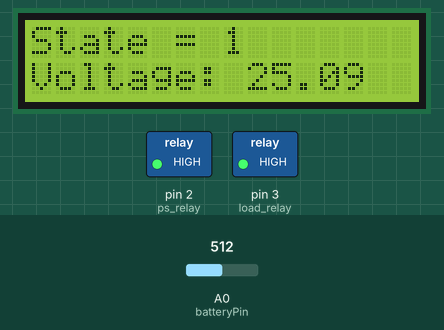
The sketch below on a simulated Arduino Uno, built with avr-gcc and run on an emulated ATmega328P. On the bench: 16×2 character LCD, switched loads named in the sketch (green lamp = pin HIGH). Inputs (shaded band) come from the test bench; at power-on: A0 (batteryPin) = 512. What the sketch prints to the serial monitor is not drawn.

Above: at 0.2 s.
At 30.2 s:
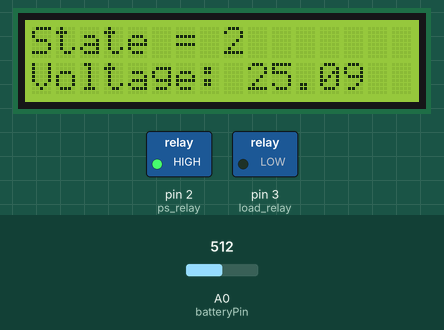
Timing chart, 0 to 31.7 s (numbered marks = the images above):
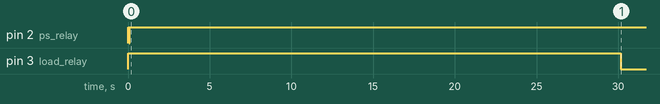

The sketch:

Week_11_battery_tester_WITH_LCD.ino
```cpp
// Battery Charge / Discharge testing code - created 04/03/2023 by Brian Gardner

#include <LiquidCrystal.h>

LiquidCrystal lcd(7, 8, 9, 10, 11, 12); // Set the pins for the LCD display

int ps_relay = 2; //This is the pin that drives the relay for the charging power supply
int load_relay = 3; //This is the pin that drives the load for discharging the battery
int batteryPin = A0; //This identifies the pin used for reading battery voltage
int state = 0; //This sets the state of the machine (three) 0 = charging the battery, 1 = wait and check voltage after charging, 2 = discharge testing, 3 = test complete
int batteryValue; //This is where we temporarily store the value from the A0 line that reads the battery voltage
float voltage;  //This is where we will temporarily store the battery voltage during each iteration of the test
float maths1;  //This is a floating point variable used for temprary math functions
float maths2;  //This is a floating point variable used for temprary math functions
float loadOhms = 2.6; //This is the resistance value of your load in ohms
float watts = 0; //This is where we will track how many watts have been dissapated by the load
int seconds = 0; //This is where we will track how long the test has been running

void setup() {
  // put your setup code here, to run once:


pinMode(ps_relay, OUTPUT); //Tells the IDE that the ps_relay pin is an output
pinMode(load_relay, OUTPUT); //Tells the IDE that the load_relay pin is an output
digitalWrite(ps_relay, HIGH); //if state = 0 then we're chraging the battery from the PS
digitalWrite(load_relay, HIGH); //if state = 0 then we're chraging the battery from the PS
Serial.begin(9600);

lcd.begin(16, 2); // Initialize the LCD display with 16 columns and 2 rows
}

void loop() {
  // put your main code here, to run repeatedly:

  Serial.print("Current State = ");
  Serial.println(state);

  //Print the State to the LCD initally
  lcd.setCursor(0,0); // Set position to the first column of the first row
  lcd.print("State = ");
  lcd.print(state);

  if (state == 0)  {

    Serial.print("Charging - State = ");
    Serial.println(state);  //Lets see what state we're in
    Serial.println("Connecting the charger...");

    //Print the State to the LCD for State  0
    lcd.setCursor(0,0); // Set position to the first row
    lcd.print("State = ");
    lcd.print(state);

    digitalWrite(ps_relay, LOW); //if state = 0 then we're chraging the battery from the PS
    batteryValue = analogRead(batteryPin);  //Read the battery voltage
    voltage = batteryValue * 0.0049;  //calculate battery voltage

    Serial.print("Charging Voltage = ");


    voltage = voltage * 10; //We gotta do this because of our voltage divider network

    Serial.println(voltage);  //Tell the world about that voltage

    //Put the voltage on the Serial Display in the second row
    lcd.setCursor(0,1); // Set position to the second row
    lcd.print("Voltage: ");
    lcd.print(voltage);

    if (batteryValue >= 294) {  //If the battery voltage is greater than or equal to 14.4V then

      Serial.println("Disconnecting the charger");
      digitalWrite(load_relay, HIGH);  //Just making sure the load is disconnected
      digitalWrite(ps_relay, HIGH); //Disconnect the battery and then
      state = 1;  //Change the state to 'resting' and exit the loop
    }
  }

  if (state == 1) {  //we're letting the battery rest for 30 seconds before testing it for early failure and / or moving on

    Serial.print("Resting the battery - State = ");
    Serial.println(state);  //Lets see what state we're in

    //Display State in first row
    lcd.setCursor(0,0); // Set position to the first row
    lcd.print("State = ");
    lcd.print(state);

    delay (30000);
    batteryValue = analogRead(batteryPin);  //Read the battery voltage

    Serial.print("Resting Voltage = ");
    voltage = batteryValue * 0.0049;
    voltage = voltage * 10; //We gotta do this because of our voltage divider network
    Serial.println(voltage);  //Tell the world about that voltage

    if (voltage <= 12.5) {  //If the battery voltage is less than or equal to 12.5V then

        Serial.println("Early Failure");  //Tell the world it failed and then

        //Print "Early Failure" to the LCD if this test fails
        lcd.setCursor(0,1); // Set position to the second row
        lcd.print("Early Failure");

        while(true);  //This gets the arduino stuck in a infinie loop, essentially halting it

    } else {
      state = 2;  //The battery is full enough to run the discharge loop, set the state variable to 2, discharge testing

      Serial.println(state);  //Lets see what state we're in

      //Display State in first row
      lcd.setCursor(0,0); // Set position to the first row
      lcd.print("State = ");
      lcd.print(state);
    }
  }

  if (state == 2) {
    digitalWrite(ps_relay, HIGH);  //Make sure the charger is disconnected
    digitalWrite(load_relay, LOW);  //Turn on the load

    Serial.println("Load connected - Battery Discharging");

    batteryValue = analogRead(batteryPin);  //Read the battery voltage
    voltage = batteryValue * 0.0049; //Convert the battery value to a voltage
    voltage = voltage * 10; //We gotta do this because of our voltage divider network

    Serial.print("Voltage = ");
    Serial.println(voltage);  //Tell the world about that voltage

    //print the voltage to the second row
    lcd.setCursor(0,1); // Set position to the second row
    lcd.print("Voltage: ");
    lcd.print(voltage);

    maths1 = voltage * voltage;  //Part of calculating watts is squaring the voltage
    maths2 = maths1 / loadOhms; //calulate how many watts we've dissapated if nothing changed for one hour
    maths1 = maths2 / 3600; //But, we're checking power dissipation every second, so divide that by 60
    watts = watts + maths1; //We add the power dissipated in the last one second to whatever we had before, accumulating tracked dissipated power
    delay (1000); //We're testing the the battery every second
    seconds++; //Increment seconds by 1

    if (voltage <= 12.5) {  //If the battery voltage is less than or equal to 12.5V then

      state = 3;  //Test complete
      digitalWrite(ps_relay, HIGH);  //Make sure the charger is disconnected
      digitalWrite(load_relay, HIGH);  //Turn on the load

      Serial.println(state);  //Lets see what state we're in    Serial.println("TEST COMLPETE");

      //Display State in first row
      lcd.setCursor(0,0); // Set position to the first row
      lcd.print("State = ");
      lcd.print(state);

      watts = watts + watts;  // 12.5 volts is about %50 discharged so we'll double the watts before telling the user how many watts the battery capacity is

      Serial.print("Watts = ");
      Serial.println(watts);  //Display how many watts of capacity the battery has
      Serial.print("Seconds = ");
      Serial.println(seconds);  //Display how many seconds it took to get there

      //Print both the Watts and Second of State 3
      lcd.setCursor(0,1); // Set position to the second row
      lcd.print("W: ");
      lcd.print(watts);
      lcd.print("and S: ");
      lcd.print(seconds);

      while(true); //Stop the arduino
    }
    //loop around and do it again till the voltage drops to 12.5
    }
}
```

Measured:
- by itself, pin 2 (ps_relay): HIGH → LOW at 0.07 s, → HIGH 0.05 s later
- by itself, pin 3 (load_relay): HIGH → LOW at 30.2 s
